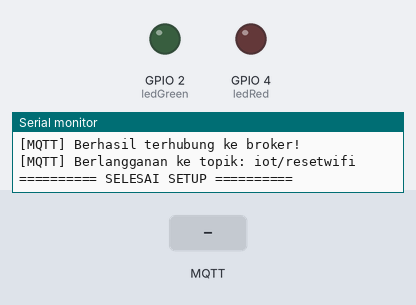
Bench run of a sketch on a simulated ESP32. Parts: output pins drawn as LEDs (lit = HIGH), the last lines printed to the serial monitor. The test bench sets the inputs (shaded band). WiFi joins after 1.5 s; servers stay silent unless stated; random numbers use the default seed unless the sketch sets one; no MQTT or app messages arrive unless stated.

Above: at 3.7 s.
3.8 s: MQTT message "1" arrives on the first subscribed topic
At 5.8 s:
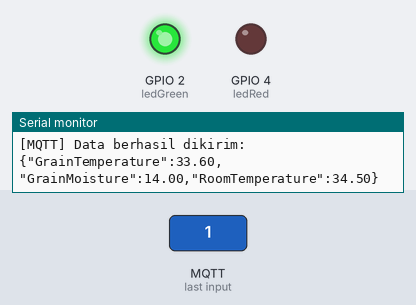
6.5 s: MQTT message "on" arrives on the first subscribed topic
8.0 s: MQTT message "off" arrives on the first subscribed topic
At 10.8 s:
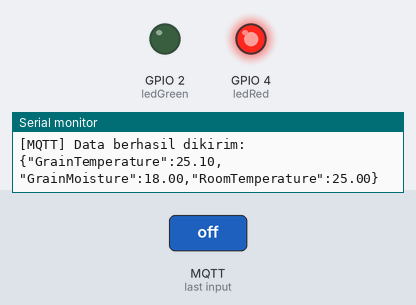
Timing chart, 0 to 12.3 s (numbered marks = the images above; inputs shaded):
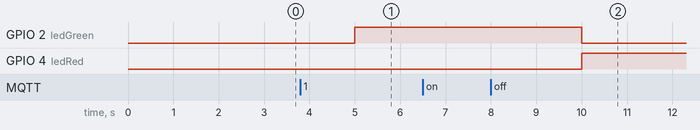

The sketch:

IoTGabah.ino
```cpp
#include <WiFi.h>
#include <WiFiManager.h>
#include <PubSubClient.h>

// LED
const int ledGreen = 2;
const int ledRed = 4;

// MQTT
const char* mqttServer = "mqtt.my.id";
const int mqttPort = 1883;
const char* mqttTopicPub = "iot/sensor/datagabah";
const char* mqttTopicSub = "iot/resetwifi";

WiFiClient espClient;
PubSubClient client(espClient);

// Sensor Simulasi
float temperatureGrain, moisture, temperatureEnv;
unsigned long lastSendTime = 0;
const unsigned long interval = 5000;
bool allowSendData = true;

void generateRandomSensorData() {
  temperatureGrain = random(250, 400) / 10.0;
  moisture = random(5, 30);
  temperatureEnv = random(250, 350) / 10.0;

  Serial.println("[Sensor] Data Random:");
  Serial.printf("  Suhu Gabah: %.2f C\n", temperatureGrain);
  Serial.printf("  Kadar Air : %.2f %%\n", moisture);
  Serial.printf("  Suhu Ruang: %.2f C\n", temperatureEnv);

  if (moisture <= 14) {
    digitalWrite(ledGreen, HIGH);
    digitalWrite(ledRed, LOW);
  } else {
    digitalWrite(ledRed, HIGH);
    digitalWrite(ledGreen, LOW);
  }
}

void mqttCallback(char* topic, byte* payload, unsigned int length) {
  String msg;
  for (unsigned int i = 0; i < length; i++) {
    msg += (char)payload[i];
  }

  Serial.print("[MQTT] Diterima [");
  Serial.print(topic);
  Serial.print("] : ");
  Serial.println(msg);

  if (String(topic) == mqttTopicSub && msg == "reset") {
    Serial.println("[MQTT] Perintah 'reset' diterima. Memutus koneksi dan restart.");
    allowSendData = false;
    delay(1000);
    WiFi.disconnect(true, true);
    delay(1000);
    ESP.restart();
  }
}

void reconnectMQTT() {
  int attempt = 0;
  while (!client.connected() && WiFi.isConnected()) {
    Serial.printf("[MQTT] Mencoba koneksi ke broker (%d/3)...\n", attempt + 1);
    if (client.connect("ESP32Client")) {
      Serial.println("[MQTT] Berhasil terhubung ke broker!");
      client.subscribe(mqttTopicSub);
      Serial.printf("[MQTT] Berlangganan ke topik: %s\n", mqttTopicSub);
      break;
    } else {
      Serial.print("[MQTT] Gagal, kode: ");
      Serial.println(client.state());
      attempt++;
      delay(3000);
    }

    // Jika gagal 3 kali berturut-turut, reset koneksi
    if (attempt >= 3) {
      Serial.println("[MQTT] Gagal 3 kali berturut-turut. Reset WiFi & Restart ESP...");
      allowSendData = false;
      delay(1000);
      WiFi.disconnect(true, true);
      delay(1000);
      ESP.restart();
    }
  }
}

void publishMQTT(float tg, float m, float te) {
  if (!WiFi.isConnected() || !allowSendData) {
    Serial.println("[MQTT] Tidak mengirim data: WiFi tidak aktif atau reset.");
    return;
  }

  String payload = "{";
  payload += "\"GrainTemperature\":" + String(tg) + ",";
  payload += "\"GrainMoisture\":" + String(m) + ",";
  payload += "\"RoomTemperature\":" + String(te);
  payload += "}";

  if (client.publish(mqttTopicPub, payload.c_str())) {
    Serial.println("[MQTT] Data berhasil dikirim:");
    Serial.println(payload);
  } else {
    Serial.println("[MQTT] Gagal mengirim data!");
  }
}

void setup() {
  Serial.begin(115200);
  delay(1000);
  Serial.println("========== MULAI SETUP ==========");

  pinMode(ledGreen, OUTPUT);
  pinMode(ledRed, OUTPUT);

  WiFiManager wm;
  bool res;
  res = wm.autoConnect("IoTGabah", "gabah123");

  if (!res) {
    Serial.println("[WiFiManager] Gagal menyambung. Restart ESP...");
    delay(3000);
    ESP.restart();
  }

  Serial.println("[WiFi] Terhubung ke: " + WiFi.SSID());
  Serial.println("[WiFi] IP Address : " + WiFi.localIP().toString());

  client.setServer(mqttServer, mqttPort);
  client.setCallback(mqttCallback);
  reconnectMQTT();

  randomSeed(analogRead(0));
  Serial.println("========== SELESAI SETUP ==========");
}

void loop() {
  if (WiFi.isConnected()) {
    if (!client.connected()) {
      reconnectMQTT();
    }
    client.loop();
  }

  if (millis() - lastSendTime > interval) {
    lastSendTime = millis();
    generateRandomSensorData();
    publishMQTT(temperatureGrain, moisture, temperatureEnv);
  }
}
```
